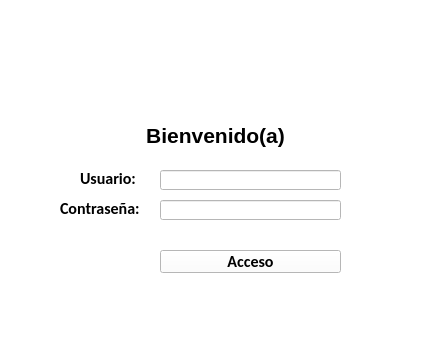
<?xml version="1.0" encoding="UTF-8"?>
<ui version="4.0">
 <class>MainWindow</class>
 <widget class="QMainWindow" name="MainWindow">
  <property name="geometry">
   <rect>
    <x>0</x>
    <y>0</y>
    <width>425</width>
    <height>344</height>
   </rect>
  </property>
  <property name="windowTitle">
   <string>Acceso</string>
  </property>
  <property name="windowIcon">
   <iconset>
    <normaloff>recursos/2.png</normaloff>recursos/2.png</iconset>
  </property>
  <property name="styleSheet">
   <string notr="true">background-color: rgb(255, 255, 255);</string>
  </property>
  <widget class="QWidget" name="centralwidget">
   <widget class="QLabel" name="label">
    <property name="geometry">
     <rect>
      <x>90</x>
      <y>30</y>
      <width>251</width>
      <height>71</height>
     </rect>
    </property>
    <property name="text">
     <string/>
    </property>
    <property name="pixmap">
     <pixmap>recursos/1.png</pixmap>
    </property>
   </widget>
   <widget class="QLabel" name="label_3">
    <property name="geometry">
     <rect>
      <x>140</x>
      <y>120</y>
      <width>151</width>
      <height>31</height>
     </rect>
    </property>
    <property name="font">
     <font>
      <family>Arial</family>
      <pointsize>16</pointsize>
      <weight>75</weight>
      <bold>true</bold>
     </font>
    </property>
    <property name="text">
     <string>&lt;html&gt;&lt;head/&gt;&lt;body&gt;&lt;p&gt;&lt;span style=&quot; color:#000000;&quot;&gt;Bienvenido(a)&lt;/span&gt;&lt;/p&gt;&lt;/body&gt;&lt;/html&gt;</string>
    </property>
    <property name="alignment">
     <set>Qt::AlignCenter</set>
    </property>
   </widget>
   <widget class="QPushButton" name="boton_acceso">
    <property name="geometry">
     <rect>
      <x>160</x>
      <y>250</y>
      <width>181</width>
      <height>23</height>
     </rect>
    </property>
    <property name="font">
     <font>
      <family>Calibri</family>
      <pointsize>12</pointsize>
      <weight>75</weight>
      <bold>true</bold>
     </font>
    </property>
    <property name="cursor">
     <cursorShape>PointingHandCursor</cursorShape>
    </property>
    <property name="text">
     <string>Acceso</string>
    </property>
   </widget>
   <widget class="QLineEdit" name="campo_usuario">
    <property name="geometry">
     <rect>
      <x>160</x>
      <y>170</y>
      <width>181</width>
      <height>20</height>
     </rect>
    </property>
    <property name="font">
     <font>
      <family>Calibri</family>
      <pointsize>12</pointsize>
     </font>
    </property>
   </widget>
   <widget class="QLineEdit" name="campo_contrasenia">
    <property name="geometry">
     <rect>
      <x>160</x>
      <y>200</y>
      <width>181</width>
      <height>20</height>
     </rect>
    </property>
    <property name="font">
     <font>
      <family>Calibri</family>
      <pointsize>12</pointsize>
     </font>
    </property>
    <property name="echoMode">
     <enum>QLineEdit::Password</enum>
    </property>
   </widget>
   <widget class="QLabel" name="label_2">
    <property name="geometry">
     <rect>
      <x>80</x>
      <y>170</y>
      <width>61</width>
      <height>16</height>
     </rect>
    </property>
    <property name="font">
     <font>
      <family>Calibri</family>
      <pointsize>12</pointsize>
      <weight>75</weight>
      <bold>true</bold>
     </font>
    </property>
    <property name="text">
     <string>Usuario:</string>
    </property>
   </widget>
   <widget class="QLabel" name="label_4">
    <property name="geometry">
     <rect>
      <x>60</x>
      <y>200</y>
      <width>81</width>
      <height>16</height>
     </rect>
    </property>
    <property name="font">
     <font>
      <family>Calibri</family>
      <pointsize>12</pointsize>
      <weight>75</weight>
      <bold>true</bold>
     </font>
    </property>
    <property name="text">
     <string>Contraseña:</string>
    </property>
   </widget>
   <widget class="QLabel" name="alerta_acceso">
    <property name="geometry">
     <rect>
      <x>160</x>
      <y>280</y>
      <width>181</width>
      <height>16</height>
     </rect>
    </property>
    <property name="styleSheet">
     <string notr="true">font-color: rgb(255, 0, 0);</string>
    </property>
    <property name="text">
     <string/>
    </property>
   </widget>
  </widget>
  <widget class="QMenuBar" name="menubar">
   <property name="geometry">
    <rect>
     <x>0</x>
     <y>0</y>
     <width>425</width>
     <height>21</height>
    </rect>
   </property>
  </widget>
  <widget class="QStatusBar" name="statusbar"/>
 </widget>
 <tabstops>
  <tabstop>campo_usuario</tabstop>
  <tabstop>campo_contrasenia</tabstop>
  <tabstop>boton_acceso</tabstop>
 </tabstops>
 <resources/>
 <connections/>
</ui>
